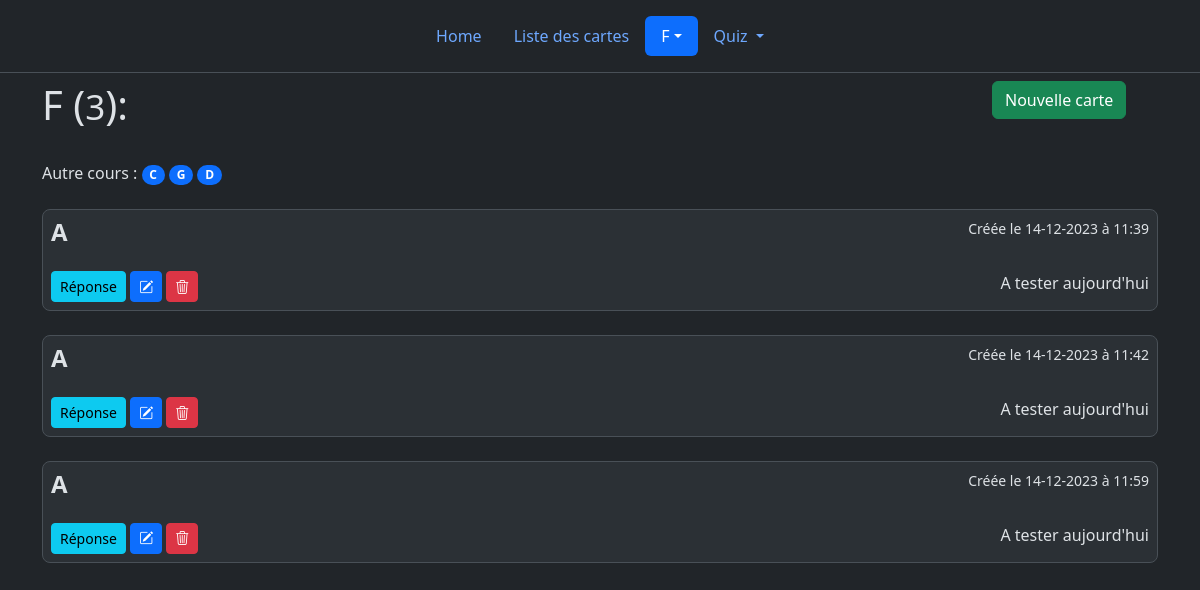
/cours/F, run on an earlier commit of the app's database.
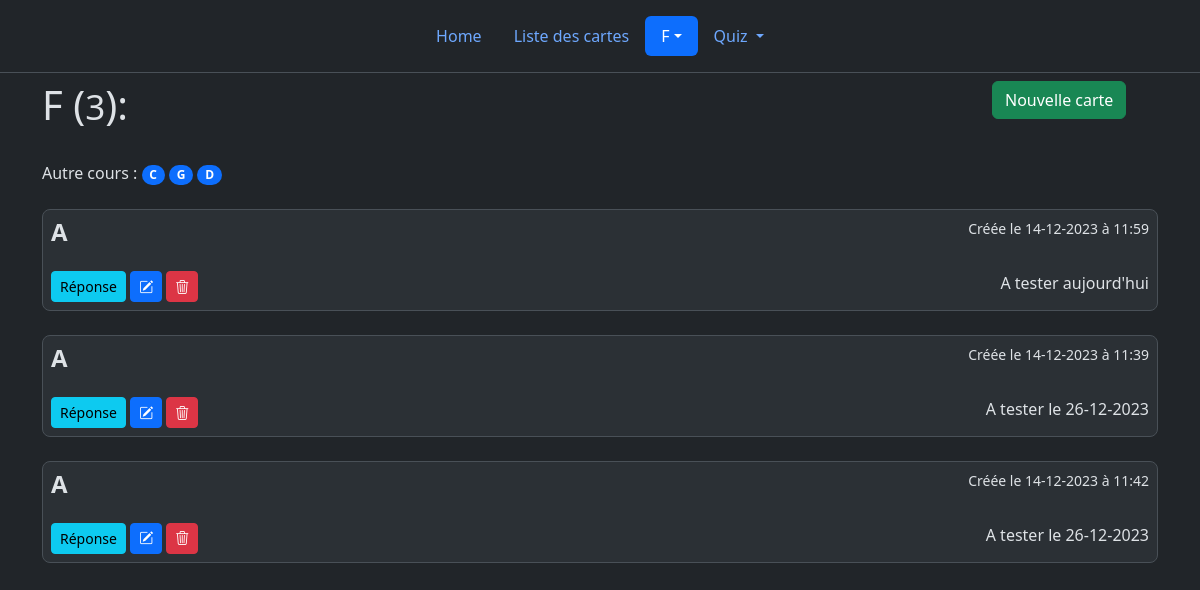
And on a later commit of the database.
### app.py (models this page shows, shortened)
class Cards(db.Model):
	id = db.Column(db.Integer, primary_key=True)
	course = db.Column(db.String(50), nullable=False)
	question = db.Column(db.Text, nullable=False)
	answer = db.Column(db.Text, nullable=False)
	date_created = db.Column(db.DateTime, nullable=False, default=datetime.now)
	interval = db.Column(db.Integer, nullable=False, default=1)
	date_rev = db.Column(db.DateTime, nullable=False, default=datetime.now)
	last_rev = db.Column(db.DateTime, nullable=False, default=datetime.now)

### app.py (the view)
@app.route("/cours/<course>", methods=["GET", "POST"])
def course(course):
	if request.method == "POST":
		card_question = request.form["question"]
		card_question = card_question[0].upper() + card_question[1:]
		card_answer = request.form["answer"]
		card_answer = card_answer[0].upper() + card_answer[1:]
		card_course = request.form["course"]
		card_course = card_course[0].upper() + card_course[1:]
		new_card = Cards(question=card_question, answer=card_answer, course=card_course)
		db.session.add(new_card)
		db.session.commit()
		return redirect(str("/cours/")+course)
	else:
		all_cards = Cards.query.filter(Cards.course == course).order_by(Cards.date_rev.asc()).all()
		if len(all_cards):
		    return custom_render_template("course.html", cards=all_cards, currentc=course)
		else:
		    return redirect("/carte")

### app.py (called while the page is built)
def custom_render_template(template_name_or_list, **kwargs):
    common_variables = {
        'courselist': Cards.query.with_entities(Cards.course),
        'hour': datetime.now().replace(hour=19, minute=0, second=0),
        'now': datetime.now(),
        'today': datetime.now().date(),
        'tomorrow': datetime.now().date() + timedelta(days=1)
    }
    kwargs.update(common_variables)
    return render_template(template_name_or_list, **kwargs)

### templates/course.html (shortened to what this page needs)
{% extends 'base.html' %}
{% set active_page = "Rev" %}
{% block body %}
	<div class="row mt-2">
		<div class="col-10">
		    <h1>{{ currentc }} (<small>{{ cards|list|count }}</small>):</h1>
		</div>
		<div class="col-2">
    		<a class="btn btn-success" href="/carte/new/{{ currentc }}">Nouvelle carte</a>
		</div>
	</div>
    <br>
    {% if cards %}
    	{% if courselist|unique|list|count > 1 %}
Autre cours :
			{% for course in courselist|unique %}
			{% if course.course != currentc %}
			<a style="text-decoration:none" class="badge text-bg-primary rounded-pill" href="/cours/{{ course['course'] }}">{{ course['course'] }}</a>
			{% endif %}
			{% endfor %}
		{% endif %}
			<br><br>
    {% for card in cards %}
    	<div class="bg-body-tertiary border rounded-3 p-2"><small style="float:right;" >Créée le {{ card['date_created'].strftime('%d-%m-%Y à %H:%M')}}</small>
	        <h4 class="fw-bold mb-0">{{ card['question'] }}</h4>
			  <br>
			  <span style="float:right;"> A tester {% if card.date_rev.date() > today %} le  {{ card.date_rev.strftime('%d-%m-%Y')}} {% elif card.date_rev.date() <= today %} aujourd'hui {% endif %} </span>
			  <a class="btn btn-info btn-sm" id ="buttonans{{ card['id'] }}" onclick="actionQR('{{ card['id'] }}');">Réponse</a>
			  <a class="btn btn-primary btn-sm" href="/{{ currentc }}/edit/{{ card['id'] }}"><i class="bi bi-pencil-square"></i></a>
	        <a class="btn btn-danger btn-sm" href="/{{ currentc }}/delete/{{ card['id'] }}"><i class="bi bi-trash3"></i></a>
	    </div>
	    <br>
    {% endfor %}
    {% else %}
    <b> Vous n'avez pas encore de carte ! </b>
    {% endif %}
{% endblock %}

What changed in the data, as far as the page shows it:
changed Cards (number 1 of 3 on the later page): moves up the list
changed Cards (number 2 of 3 on the later page): date_rev (not shown) → "26-12-2023"; date_rev "aujourd'hui" → "le"
changed Cards (number 3 of 3 on the later page): date_rev (not shown) → "26-12-2023"; date_rev "aujourd'hui" → "le"
